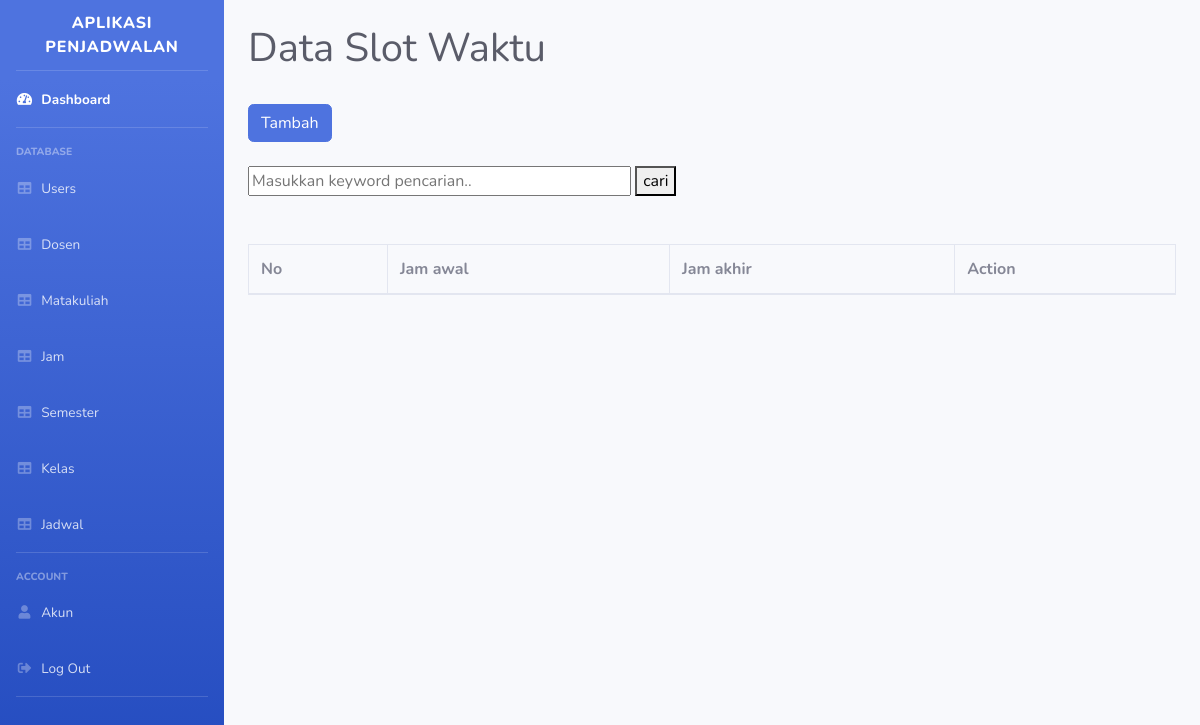
Before: /slot_waktu.php (signed in) with the older database file.
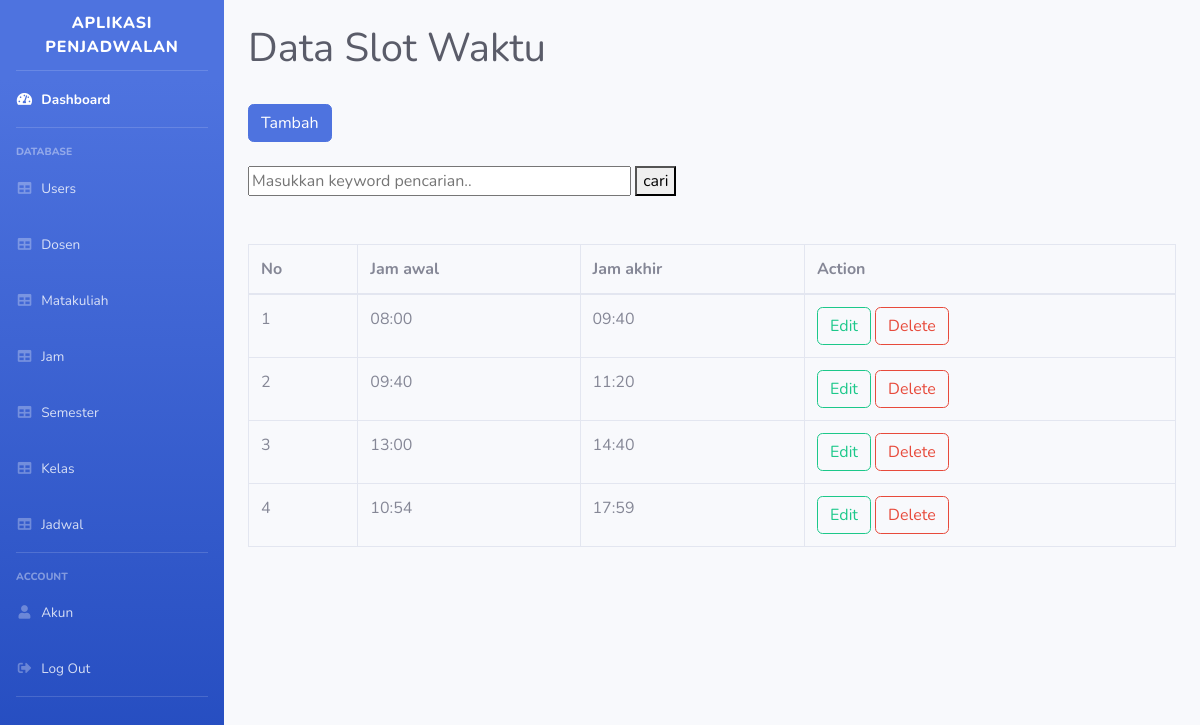
After: the same page with the newer database file.
### tables this page shows
CREATE TABLE `slot_waktu` (
  `id_slot` int(11) NOT NULL,
  `waktu_slot_awal` varchar(20) NOT NULL,
  `waktu_slot_akhir` varchar(20) NOT NULL
);

### slot_waktu.php (the view, shortened to what this page needs)
<?php
require 'function.php';
$result = mysqli_query($conn, "SELECT * FROM slot_waktu");
?>
<!DOCTYPE html>
<html lang="en">
<head>
    <link href="vendor/fontawesome-free/css/all.min.css" rel="stylesheet" type="text/css">
    <link href="css/sb-admin-2.min.css" rel="stylesheet">
</head>
<body>
    <div id="wrapper">
        <?php include 'navigation.php'; ?>
        <div id="content-wrapper" class="d-flex flex-column">
            <div class="container-fluid">
                <div class="d-sm-flex align-items-center justify-content-between mb-4 mt-4">
                    <h1 class="text-gray-800">Data Slot Waktu</h1>
                </div>
                <div class="mb-4">
                    <a class="btn btn-primary" role="button" href="add_slot_waktu.php">Tambah</a>
                </div>
                <div class="mb-4">
                    <form action="" method="post">
                        <input type="text" name="keyword" size="40" placeholder="Masukkan keyword pencarian.." autocomplete="off">
                        <button type="submit" name="cari">cari</button>
                    </form>
                    <br>
                </div>
                <div class="table-responsive">
                    <table class="table table-bordered" cellspacing="0">
                        <thead>
                            <tr>
                                <th>No</th>
                                <th>Jam awal</th>
                                <th>Jam akhir</th>
                                <th>Action</th>
                            </tr>
                        </thead>
                        <tbody>
                            <?php $i = 1; ?>
                            <?php while ($data = mysqli_fetch_assoc($result)): ?>
                            <tr>
                                <td><?= $i++; ?></td>
                                <td><?= $data['waktu_slot_awal']; ?></td>
                                <td><?= $data['waktu_slot_akhir']; ?></td>
                                <td>
                                    <a class="btn btn-outline-success" role="button" href="update_slot_waktu.php?id_slot=<?= $data['id_slot']; ?>">Edit</a>
                                    <a class="btn btn-outline-danger" role="button" href="delete_slot_waktu.php?id_slot=<?= $data['id_slot']; ?>"
                                        onclick="return confirm('Apakah anda yakin ingin menghapus data ini?')">Delete</a>
                                </td>
                            </tr>
                            <?php endwhile; ?>
                        </tbody>
                    </table>
                </div>
            </div>
        </div>
    </div>
</body>
</html>

Changed rows visible on the page:
added slot_waktu: waktu_slot_awal "08:00", waktu_slot_akhir "09:40"
added slot_waktu: waktu_slot_awal "09:40", waktu_slot_akhir "11:20"
added slot_waktu: waktu_slot_awal "13:00", waktu_slot_akhir "14:40"
added slot_waktu: waktu_slot_awal "10:54", waktu_slot_akhir "17:59"
